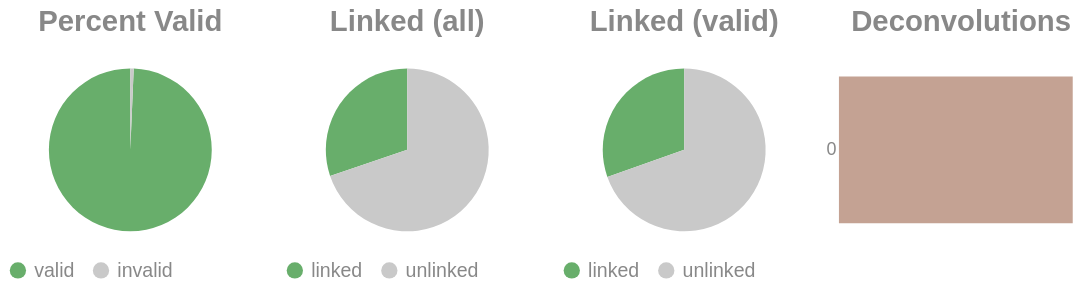

Here is the notebook cell this chart was saved with:
### Code cell
if SKIPLR:
    pass
else:
    clash = Counter()
    for i in valids['molecule'].to_list():
        _mol = i.split("-")
        if len(_mol) == 1:
            clash.update('0')
        else:
            clash.update(_mol[-1])

    _d = {"deconvolutions": [], 'count': []}
    for k,v in clash.items():
        _d['deconvolutions'].append(k)
        _d['count'].append(v)

    tot_valid = valids['reads'].sum()
    mask = valids['reads'] >= 2
    n_linked_reads = valids.filter(mask)['reads'].sum()
    if n_linked_reads == 0:
        print_html("No linked molecules (>=2 reads) were detected; skipping linked-only distributions.")
        SKIPLR = True
    else:
        perc_valid = round(tot_valid / n_reads, 4)
        linked_perc_abs = round(n_linked_reads / n_reads, 4)
        linked_perc = round(n_linked_reads / tot_valid, 4)

    _valid = pl.DataFrame({"valids": ['valid', 'invalid'], "count": [tot_valid, n_reads - tot_valid]})
    _linked_abs = pl.DataFrame({"linked (absolute)": ['linked', 'unlinked'], "count": [n_linked_reads, n_reads - n_linked_reads]})
    _linked_rel = pl.DataFrame({"linked (valids)": ['linked', 'unlinked'], "count": [n_linked_reads, tot_valid - n_linked_reads]})

    (
        alt.hconcat(
            piechart(_valid, goodval = 'valid', title = "Percent Valid"),
            piechart(_linked_abs, goodval = "linked", title =  "Linked (all)"),
            piechart(_linked_rel, goodval = "linked", title =  "Linked (valid)"),
            convolutionbar(pl.DataFrame(_d), title = "Deconvolutions"),
            center = True,
            bounds = 'flush'
        )
        .resolve_scale(color='independent')
        .resolve_legend('independent')
        .properties(usermeta={'embedOptions': {"actions": False}})
    ).display()

### Figure 1 — Vega-Lite specification as saved in the notebook (floating-point values rounded to 4 significant figures)
{"width": "container", "height": 400, "config": {"title": {"anchor": "start", "dy": -15, "fontSize": 18, "color": "#888888", "subtitleColor": "#888888", "subtitleFontSize": 14}, "arc": {"fill": "#0072B2"}, "axis": {"domainColor": "#888888", "domainWidth": 0.5, "gridWidth": 0.2, "grid": false, "titleFontWeight": 400, "titleFontSize": 15, "labelFontSize": 11, "labelColor": "#888888", "tickColor": "#888888", "tickWidth": 0.2, "titleColor": "#888888"}, "axisBand": {"grid": false}, "axisX": {"grid": true, "tickSize": 10, "domainCap": "round"}, "axisY": {"domain": false, "grid": true, "tickSize": 0, "domainCap": "round"}, "background": "transparent", "header": {"labelFontSize": 15, "labelColor": "#888888", "titleFontSize": 15, "titleFontWeight": 600, "titleColor": "#888888"}, "legend": {"labelFont": "sans-serif", "labelFontSize": 12, "labelColor": "#888888", "symbolSize": 100, "symbolType": "circle", "titleFontSize": 12, "titlePadding": 10, "titleColor": "#888888", "title": null}, "range": {"category": ["#E69F00", "#56B4E9", "#009E73", "#F0E442", "#0072B2", "#D55E00", "#CC79A7", "#000000"], "diverging": ["#cfe8f3", "#a2d4ec", "#73bfe2", "#46abdb", "#1696d2", "#12719e"]}, "area": {"fill": "#0072B2", "fillOpacity": 0.7, "line": true, "strokeOpacity": 0.7}, "line": {"color": "#0072B2", "stroke": "#0072B2", "strokeWidth": 2}, "trail": {"color": "#0072B2", "stroke": "#0072B2", "strokeWidth": 0, "size": 1}, "point": {"filled": true, "fillOpacity": 1.0, "size": 95}, "text": {"color": "#888888", "fontSize": 11, "align": "right", "fontWeight": 400, "size": 11}, "bar": {"fill": "#0072B2", "stroke": null}, "view": {"stroke": null, "continuousWidth": 660, "continuousHeight": 400}}, "hconcat": [{"data": {"name": "data-012e5fbfb9e23369463e624f51f04d06"}, "mark": {"type": "arc"}, "encoding": {"color": {"field": "valids", "legend": {"orient": "bottom", "title": null}, "scale": {"domain": ["valid", "invalid"], "range": ["#68ae6b", "#C9C9C9"]}, "title": "Valids", "type": "nominal"}, "theta": {"field": "count", "type": "quantitative"}, "tooltip": [{"field": "valids", "title": "Valids", "type": "ordinal"}, {"field": "percent", "format": ".2%", "title": "Percent", "type": "quantitative"}, {"field": "count", "title": "Count", "type": "quantitative"}]}, "height": 100, "title": {"text": "Percent Valid", "align": "center", "anchor": "middle"}, "transform": [{"calculate": "datum.count / 7610231", "as": "percent"}], "width": 150}, {"data": {"name": "data-11eaa5656ded12e96097536d8d6b62ad"}, "mark": {"type": "arc"}, "encoding": {"color": {"field": "linked (absolute)", "legend": {"orient": "bottom", "title": null}, "scale": {"domain": ["linked", "unlinked"], "range": ["#68ae6b", "#C9C9C9"]}, "title": "Linked (Absolute)", "type": "nominal"}, "theta": {"field": "count", "type": "quantitative"}, "tooltip": [{"field": "linked (absolute)", "title": "Linked (Absolute)", "type": "ordinal"}, {"field": "percent", "format": ".2%", "title": "Percent", "type": "quantitative"}, {"field": "count", "title": "Count", "type": "quantitative"}]}, "height": 100, "title": {"text": "Linked (all)", "align": "center", "anchor": "middle"}, "transform": [{"calculate": "datum.count / 7610231", "as": "percent"}], "width": 150}, {"data": {"name": "data-661a8a4ebac198cec40b1beb161b53e5"}, "mark": {"type": "arc"}, "encoding": {"color": {"field": "linked (valids)", "legend": {"orient": "bottom", "title": null}, "scale": {"domain": ["linked", "unlinked"], "range": ["#68ae6b", "#C9C9C9"]}, "title": "Linked (Valids)", "type": "nominal"}, "theta": {"field": "count", "type": "quantitative"}, "tooltip": [{"field": "linked (valids)", "title": "Linked (Valids)", "type": "ordinal"}, {"field": "percent", "format": ".2%", "title": "Percent", "type": "quantitative"}, {"field": "count", "title": "Count", "type": "quantitative"}]}, "height": 100, "title": {"text": "Linked (valid)", "align": "center", "anchor": "middle"}, "transform": [{"calculate": "datum.count / 7559774", "as": "percent"}], "width": 150}, {"data": {"name": "data-efbfc919890bdebb5abf30757451fa62"}, "mark": {"type": "bar"}, "encoding": {"color": {"field": "deconvolutions", "legend": null, "scale": {"scheme": "lightgreyred"}, "type": "nominal"}, "tooltip": [{"field": "deconvolutions", "title": "Deconvolutions", "type": "ordinal"}, {"field": "percent", "format": ".2%", "title": "Percent", "type": "quantitative"}, {"field": "count", "title": "Count", "type": "quantitative"}], "x": {"axis": null, "field": "count", "type": "quantitative"}, "y": {"field": "deconvolutions", "sort": "ascending", "title": null, "type": "nominal"}}, "height": 100, "title": {"text": "Deconvolutions", "align": "center", "anchor": "middle"}, "transform": [{"calculate": "datum.count / 6219172", "as": "percent"}], "width": 150}], "bounds": "flush", "center": true, "resolve": {"legend": {"angle": "independent"}, "scale": {"color": "independent"}}, "usermeta": {"embedOptions": {"actions": false}}, "$schema": "https://vega.github.io/schema/vega-lite/v6.1.0.json", "datasets": {"data-012e5fbfb9e23369463e624f51f04d06": [{"valids": "valid", "count": 7559774}, {"valids": "invalid", "count": 50457}], "data-11eaa5656ded12e96097536d8d6b62ad": [{"linked (absolute)": "linked", "count": 2297449}, {"linked (absolute)": "unlinked", "count": 5312782}], "data-661a8a4ebac198cec40b1beb161b53e5": [{"linked (valids)": "linked", "count": 2297449}, {"linked (valids)": "unlinked", "count": 5262325}], "data-efbfc919890bdebb5abf30757451fa62": [{"deconvolutions": "0", "count": 6219172}]}}
